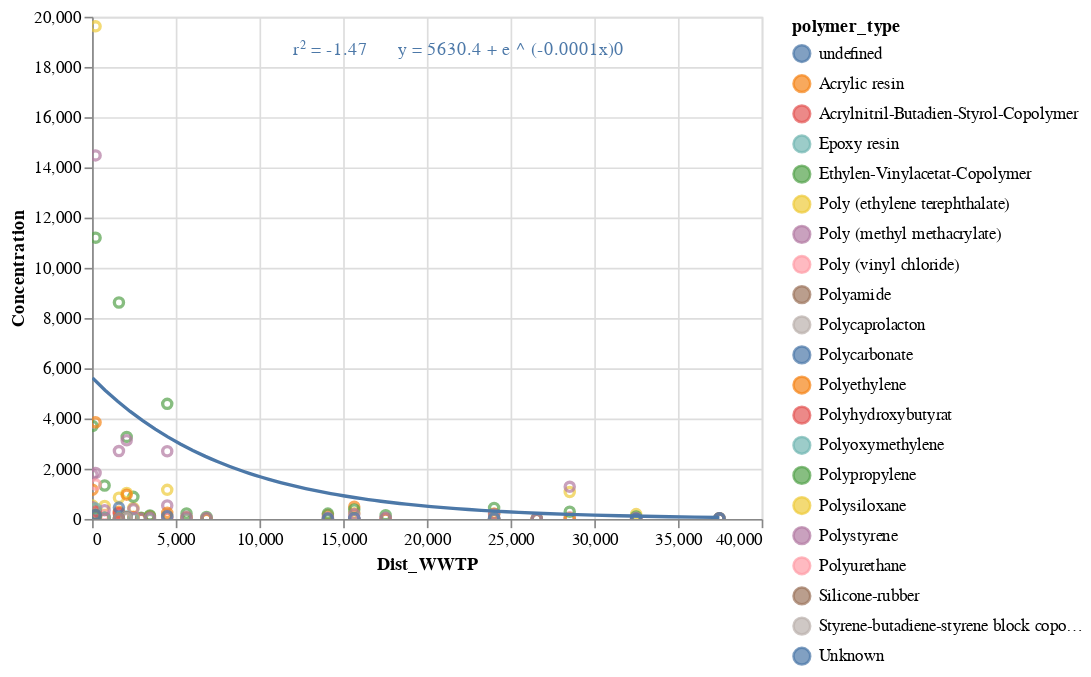

Notebook cell for this chart:
### Code cell
selection = alt.selection_multi(fields=['polymer_type'], bind='legend')

MP_Dist_WWTP_Plot = alt.Chart(poly_samples).mark_point().encode(
    x= alt.X('Dist_WWTP'),#,scale = alt.Scale(domain=(0,40000))),
    y= alt.Y('Concentration',scale = alt.Scale(type ='linear')),
    color= 'polymer_type',
    tooltip = ['polymer_type', 'Sample']
    #).interactive(
)

Reg_Line = MP_Dist_WWTP_Plot.transform_regression('Dist_WWTP', 'Concentration',
                                            method="exp",
                                            #groupby=["Regio_Sep"],
                                           ).mark_line(color="red")

Reg_Params = MP_Dist_WWTP_Plot.transform_regression('Dist_WWTP', 'Concentration',
                                              method="exp",
                                              params=True                                             
    ).mark_text(align='left', lineBreak='\n').encode(
        x=alt.value(120),  # pixels from left
        y=alt.value(20),  # pixels from top
        text='params:N'
    ).transform_calculate(
        params='"r² = " + round(datum.rSquared * 100)/100 + \
    "      y = " + round(datum.coef[0] * 10)/10 + " + e ^ (" + round(datum.coef[1] * 10000)/10000 + "x" + ")" + \n + " "'
    )

#ParamsDF = altair_transform.extract_data(Reg_Params)
alt.layer(MP_Dist_WWTP_Plot, Reg_Line,Reg_Params).add_selection(selection).transform_filter(selection).interactive()
#MP_Dist_WWTP_Plot #+ Reg_Line + Reg_Params

### Figure 1 — Vega-Lite specification as saved in the notebook (floating-point values rounded to 4 significant figures; data arrays with more than 128 entries replaced by an {"elided": "..."} marker saying what was removed)
{"config": {"view": {"continuousWidth": 400, "continuousHeight": 300}}, "layer": [{"mark": "point", "encoding": {"color": {"type": "nominal", "field": "polymer_type"}, "tooltip": [{"type": "nominal", "field": "polymer_type"}, {"type": "nominal", "field": "Sample"}], "x": {"type": "quantitative", "field": "Dist_WWTP"}, "y": {"type": "quantitative", "field": "Concentration", "scale": {"type": "linear"}}}, "selection": {"selector003": {"type": "multi", "fields": ["polymer_type"], "bind": "legend"}, "selector004": {"type": "interval", "bind": "scales", "encodings": ["x", "y"]}}}, {"mark": {"type": "line", "color": "red"}, "encoding": {"color": {"type": "nominal", "field": "polymer_type"}, "tooltip": [{"type": "nominal", "field": "polymer_type"}, {"type": "nominal", "field": "Sample"}], "x": {"type": "quantitative", "field": "Dist_WWTP"}, "y": {"type": "quantitative", "field": "Concentration", "scale": {"type": "linear"}}}, "transform": [{"on": "Dist_WWTP", "regression": "Concentration", "method": "exp"}]}, {"mark": {"type": "text", "align": "left", "lineBreak": "\n"}, "encoding": {"color": {"type": "nominal", "field": "polymer_type"}, "text": {"type": "nominal", "field": "params"}, "tooltip": [{"type": "nominal", "field": "polymer_type"}, {"type": "nominal", "field": "Sample"}], "x": {"value": 120}, "y": {"value": 20}}, "transform": [{"on": "Dist_WWTP", "regression": "Concentration", "method": "exp", "params": true}, {"calculate": "\"r² = \" + round(datum.rSquared * 100)/100 +     \"      y = \" + round(datum.coef[0] * 10)/10 + \" + e ^ (\" + round(datum.coef[1] * 10000)/10000 + \"x\" + \")\" + \n + \" \"", "as": "params"}]}], "data": {"name": "data-b90314cd409cbf0ed2cf30ce98d05192"}, "transform": [{"filter": {"selection": "selector003"}}], "$schema": "https://vega.github.io/schema/vega-lite/v4.8.1.json", "datasets": {"data-b90314cd409cbf0ed2cf30ce98d05192": {"elided": "158 records"}}}
